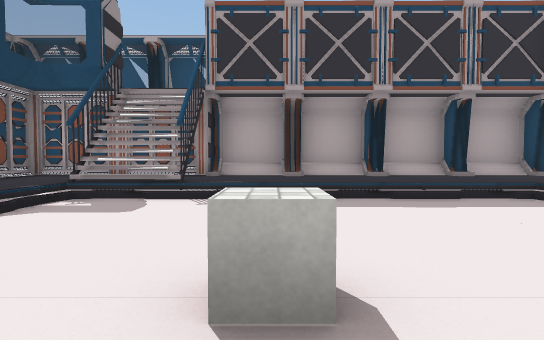
[1] (above)

13 first-person views from a walk through a 3-D level made in the Unity game engine. The camera is 1.3 m above the floor, tilts 2° down and sees 80° across. Doors are open. The floor is counted in squares, 2 m on a side. Each view is taken from the middle of a square. On the plan, view 1 faces up. The plan holds only what a view shows up to about 10 squares ahead; the rest is blank. The place goes on beyond the plan. The player character is not drawn. Some animated figures are left out. Some surface patterns are stand-ins.

[2]
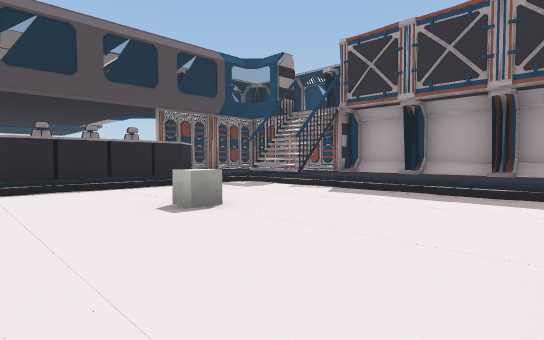

[3]
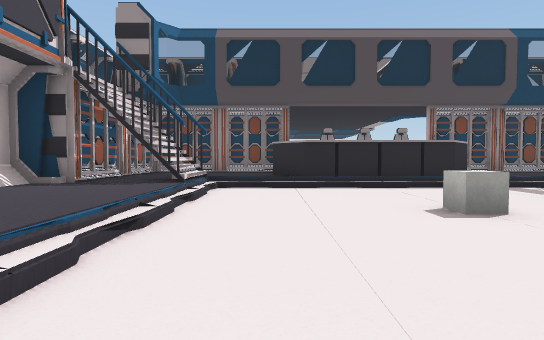

[4]
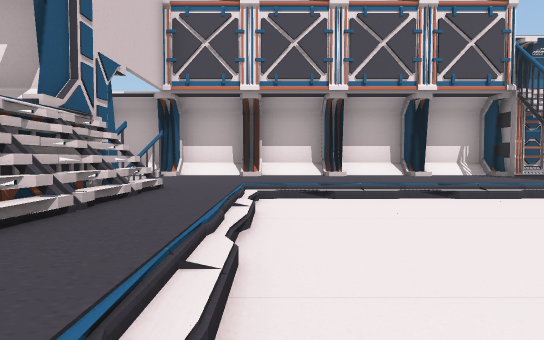

[5]
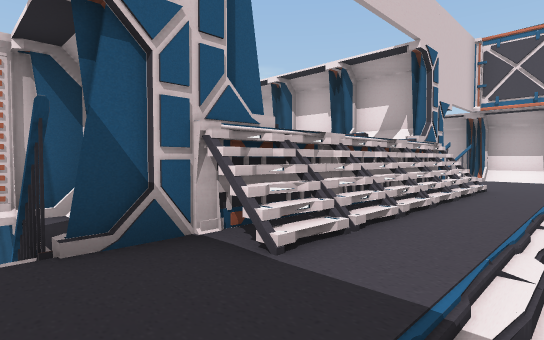

[6]
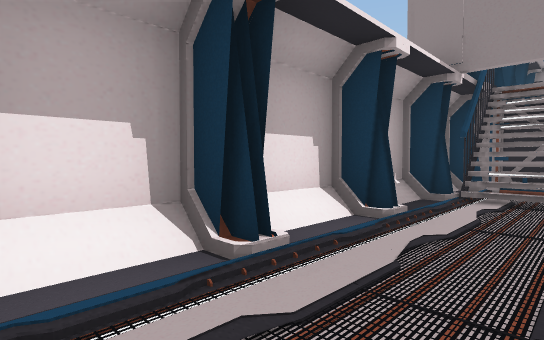

[7]
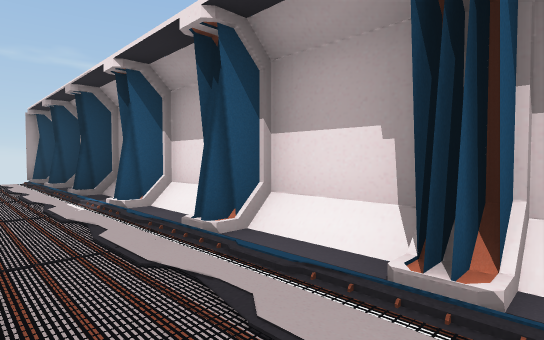

[8]
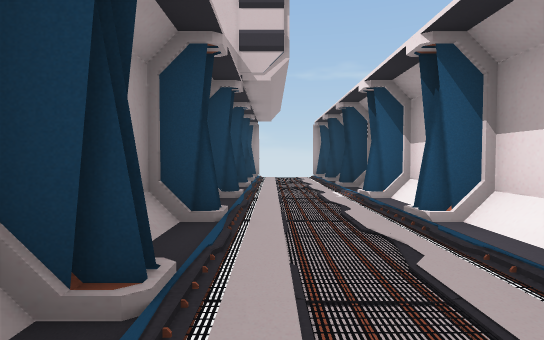

[9]
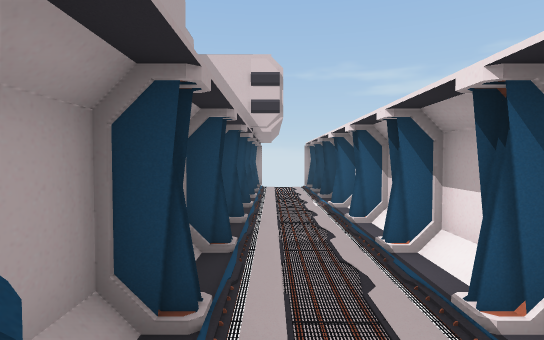

[10]
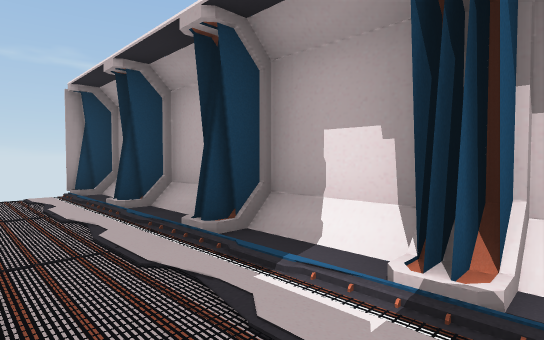

[11]
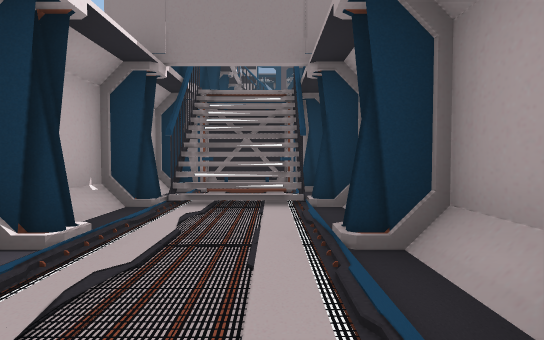

[12]
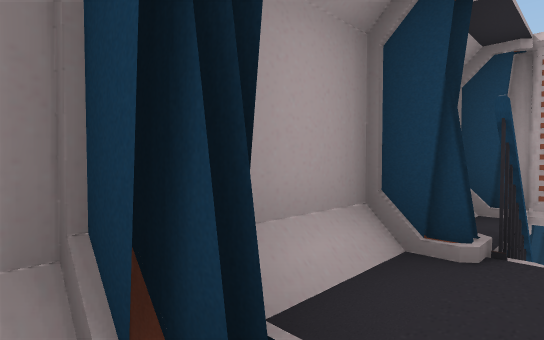

[13]
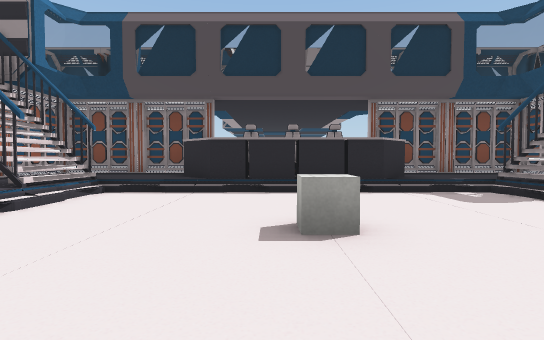

### Floor plan
Key: @ floor where view 1 was taken; # wall or solid block; . main floor; : floor 0.25 m higher than the main floor; - floor 0.5 m lower than the main floor; + floor 1 m higher than the main floor; _ floor 4 m lower than the main floor; / step, stairs or slope; D open door; ^ raised ledge; v drop or lower ground; C cube; O other object.
Columns run from 5 left of view 1 to 23 right of it. Each row starts with its distance up from view 1.
  9    ##########
  8 OOO#//#/#/#/##
  7 ............//
  6 O.##........//
  5 ..////////..^#
  4 O./------/./#
  3 OO/------///
  2 OO/------/./
  1 OO/--C---/.+
  0 OO/--@---/.v
 -1 O./------/.+#/#######
 -2 ..////////..###/#/#/##
 -3 O.##........//________:::::
 -4 .O.O........//_____________DD
 -5    #//#/#/#/##//#/#/#/#/#/#/#
 -6    ############ #############

Positions as (right, up) in squares from view 1, and headings:
1: (0, 0), facing up
2: (4, -1), facing up-left
3: (4, -1), facing left
4: (4, 3), facing down
5: (4, 6), facing down-right
6: (14, -3), facing down-left
7: (12, -3), facing down-right
8: (11, -3), facing right
9: (8, -3), facing right
10: (16, -3), facing down-right
11: (13, -3), facing left
12: (4, 7), facing up-right
13: (3, 1), facing left
